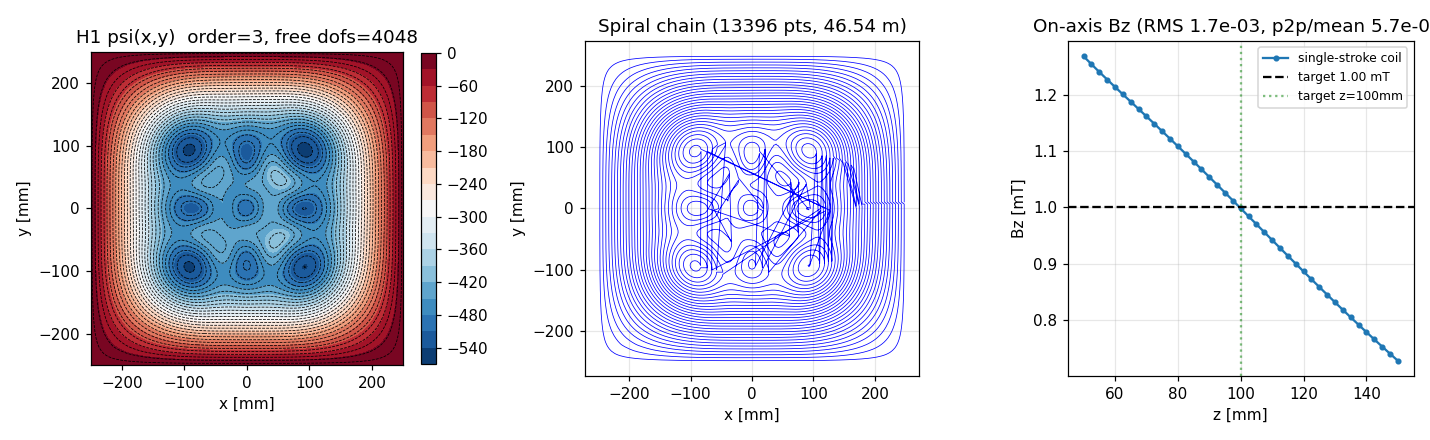

Write Python code to recreate this figure.
"""SF coil design with psi as direct H1 FE unknown on a surface mesh.

Same problem as demo_planar_uniform_coil.py (uniform Bz=B0 at z=h over a
square target region above a square source plane), but psi is now a
CONTINUOUS H1 GridFunction on a triangulated mesh of the source plane.

Why this matters:
  - psi lives in a true function space (H1) -- contour family deforms
    continuously under psi changes, no grid-spacing artefacts.
  - Essential BC psi=0 on the plane edge is built into the FES -> any
    contour automatically stays inside the plane (= manufacturable).
  - Optional Tikhonov H1-seminorm regularisation (--alpha A) controls
    smoothness vs accuracy.
  - Surface FES extends naturally to non-planar OCC surfaces (cylinder,
    sphere, conformal shielded geometry) by re-using the same code
    with a different mesh.
  - The Path-A compensated iteration should be smoother here than on
    the basis-loop demo because the level-set topology cannot jitter
    on a fixed mesh.

Pipeline:
  [1] 2D Netgen mesh of the source plane [-plane_half, plane_half]^2
  [2] H1(mesh, order=p, dirichlet="boundary") for psi
  [3] For each target j: assemble LinearForm L_j whose vector entries
      are A[j, i] = -mu0/(4*pi*r^3) * integral over mesh of
      grad(phi_i) . d_xy.  Stack into M x ndof matrix A.
  [4] Solve A . psi = B_target via SVD / Tikhonov-regularised lstsq.
  [5] Sample psi on a regular grid for marching-squares contour
      extraction; build single-stroke spiral (re-using the helpers
      from demo_planar_uniform_coil.py).
  [6][7] Field verification.

Reference for the SF-with-direct-FE-psi formulation: Liu, Hennig,
Korvink, "High-order-smooth discretised stream function coil design",
IEEE TM 48 (2012) 1179 -- they regularise via H2 seminorm; we offer
H1 here as a lighter knob.

Run: python demo_planar_uniform_fem_psi.py [--order 2] [--maxh 0.025]
                                            [--alpha 0.0] [--compensated-iter N]
"""
import argparse
import sys
import time
from pathlib import Path

import numpy as np

HERE = Path(__file__).resolve().parent
sys.path.insert(0, str(HERE.parents[1] / "src"))

from radia.biot_savart import h_segments_batch, MU0

# Re-use the planar contour extraction + spiral chain + field eval from
# the basis-loop demo; only psi solve differs.
from demo_planar_uniform_coil import (
    contour_polylines_xy, single_stroke_spiral_xy, chain_xy_to_3d,
    bz_at,
)

INV_4PI = 1.0 / (4.0 * np.pi)


def bz_fast(path, current, obs, chunk=4000):
    """Fully-vectorised Bz from a polyline (broadcast over segments x obs).

    ``bz_at`` (-> ``h_segments_batch``) loops over segments in Python (~6k
    iterations per call); a Gauss-Newton coil-distortion Jacobian calls the
    field 100x per iteration, so the Python loop is ~100x too slow.  This
    keeps only the z-component of H and broadcasts (segments x obs) in one
    NumPy expression, chunked over segments to cap transient memory.  Matches
    ``bz_at`` to machine precision.
    """
    path = np.asarray(path, float)
    p1, p2 = path[:-1], path[1:]
    dl = p2 - p1
    L = np.linalg.norm(dl, axis=1)
    ok = L > 1e-30
    el = np.zeros_like(dl)
    el[ok] = dl[ok] / L[ok, None]
    obs = np.asarray(obs, float)
    Bz = np.zeros(len(obs))
    for s in range(0, len(p1), chunk):
        e = el[s:s + chunk]
        a = p1[s:s + chunk]
        b = p2[s:s + chunk]
        r1 = obs[None, :, :] - a[:, None, :]    # (n, M, 3)
        r2 = obs[None, :, :] - b[:, None, :]
        cz = e[:, None, 0] * r1[:, :, 1] - e[:, None, 1] * r1[:, :, 0]
        cx = e[:, None, 1] * r1[:, :, 2] - e[:, None, 2] * r1[:, :, 1]
        cy = e[:, None, 2] * r1[:, :, 0] - e[:, None, 0] * r1[:, :, 2]
        d = np.sqrt(cx * cx + cy * cy + cz * cz)
        r1m = np.linalg.norm(r1, axis=2)
        r2m = np.linalg.norm(r2, axis=2)
        good = (d > 1e-30) & (r1m > 1e-30) & (r2m > 1e-30)
        dsafe = np.where(d > 0, d, 1.0)
        c1 = (r1 * e[:, None, :]).sum(axis=2) / np.where(r1m > 0, r1m, 1.0)
        c2 = (r2 * e[:, None, :]).sum(axis=2) / np.where(r2m > 0, r2m, 1.0)
        scale = np.where(good, current * INV_4PI / dsafe * (c1 - c2), 0.0)
        Bz += MU0 * (scale * (cz / dsafe)).sum(axis=0)
    return Bz


def build_fem_matrix(plane_half, maxh, order, dirichlet_bc, targets):
    """Mesh the plane and build M x ndof Biot-Savart matrix A.

    A[j, i] = Bz at targets[j] from psi = the i-th H1 basis function on
    the source plane (zero on the boundary).
    """
    import netgen.geom2d as g2d
    from ngsolve import (Mesh, H1, LinearForm, grad,
                          x as x_cf, y as y_cf, sqrt, dx, TaskManager)

    geo = g2d.SplineGeometry()
    geo.AddRectangle((-plane_half, -plane_half), (plane_half, plane_half),
                     bc=dirichlet_bc)
    ngmesh = geo.GenerateMesh(maxh=maxh)
    mesh = Mesh(ngmesh)
    fes = H1(mesh, order=order, dirichlet=dirichlet_bc)
    n_dof = fes.ndof
    n_free = int(sum(fes.FreeDofs()))
    print(f"  mesh: {mesh.ne} triangles, {mesh.nv} vertices, "
          f"H1 order={order}, ndof={n_dof}, free={n_free}")

    u, v = fes.TnT()
    M = len(targets)
    A = np.zeros((M, n_dof))
    mu0_4pi = 1.0e-7

    t0 = time.time()
    with TaskManager():
        for j, target in enumerate(targets):
            xt, yt, zt = float(target[0]), float(target[1]), float(target[2])
            dx_t = xt - x_cf
            dy_t = yt - y_cf
            r2 = dx_t * dx_t + dy_t * dy_t + zt * zt
            r3 = r2 * sqrt(r2)
            weight = -mu0_4pi / r3
            # Surface current K = z_hat x grad(psi) = (-d psi/dy, d psi/dx, 0)
            # Bz from K at target: (K x d_xy)_z = -grad(psi) . d_xy
            # Linear in psi -> weighted gradient integrated against test fn.
            L = LinearForm(fes)
            L += weight * (dx_t * grad(v)[0] + dy_t * grad(v)[1]) * dx
            L.Assemble()
            A[j, :] = L.vec.FV().NumPy()
    print(f"  matrix A: M={M} x ndof={n_dof}, assembled in {time.time()-t0:.2f} s")
    return A, fes, mesh, n_free


def build_h1_stiffness(fes, free_idx):
    """Assemble the H1 stiffness ``S = int grad u . grad v dA`` and
    return the dense free-DOF block ``S_free``."""
    from ngsolve import BilinearForm, grad, dx, TaskManager
    u, v = fes.TnT()
    a_stiff = BilinearForm(fes, symmetric=True)
    a_stiff += grad(u) * grad(v) * dx
    a_stiff += 1.0e-12 * u * v * dx       # tiny mass for SPD
    with TaskManager():
        a_stiff.Assemble()
    S = np.array(a_stiff.mat.ToDense())
    return S[np.ix_(free_idx, free_idx)]


def solve_tikhonov(A, B, fes, alpha=0.0, regularize="h1"):
    """Solve A . psi = B with one of three regularisation flavours.

    - regularize="l2" (alpha=0 default): min ||psi||_2 s.t. A psi = B
      via numpy lstsq.  Plain Euclidean min-norm; may have oscillations.
    - regularize="h1" (recommended): min ||grad psi||_S = psi^T S psi
      s.t. A psi = B exactly, where S is the H1 stiffness matrix.
      Lagrangian gives ``psi = S^-1 A^T (A S^-1 A^T)^-1 B`` -- the
      smoothest psi that hits the target.  No alpha to tune.
    - regularize="tikhonov" (alpha > 0): solve (A^T A + alpha S) psi
      = A^T B (the classical Tikhonov form).  Note: works only if
      alpha is below the smallest non-zero singular value squared of
      A_free (typically ~1e-13 for our scale); larger alpha makes the
      smoothness term dominate and the field fit collapses.
    """
    free = np.array(fes.FreeDofs())
    free_idx = np.where(free)[0]
    A_free = A[:, free_idx]
    if regularize == "l2" or (regularize == "tikhonov" and alpha <= 0):
        psi_free, _, rank, _ = np.linalg.lstsq(A_free, B, rcond=None)
    else:
        S_free = build_h1_stiffness(fes, free_idx)
        if regularize == "h1":
            # min psi^T S psi s.t. A_free psi = B
            S_inv_AT = np.linalg.solve(S_free, A_free.T)
            small_sys = A_free @ S_inv_AT
            lam = np.linalg.solve(small_sys, B)
            psi_free = S_inv_AT @ lam
        else:  # tikhonov
            lhs = A_free.T @ A_free + alpha * S_free
            rhs = A_free.T @ B
            psi_free = np.linalg.solve(lhs, rhs)
        rank = len(free_idx)
    psi = np.zeros(A.shape[1])
    psi[free_idx] = psi_free
    return psi, rank


# --------------------------------------------------------------------------
# Cached ACA+TSVD + regularised pseudo-inverse (Path-A inner solve)
# --------------------------------------------------------------------------
def build_regularized_cache(A, fes, regularize, alpha=0.0, aca_eps=1.0e-10,
                              verbose=False):
    """ACA+TSVD-factorise ``A_free`` and fold the regularisation stiffness.

    Returns the cached ``RegularizedTSVD`` plus the free-DOF index and
    the full-DOF length so subsequent solves can pad back to the full
    FES.  See ``radia.stream_function.RegularizedTSVD`` for the math.

    Supported ``regularize``:

      - ``"l2"``: S = identity -> reduces to standard min-Euclidean
        pseudo-inverse but ROUTED THROUGH the cache (same code path as
        h1, useful for Path-A timing comparisons).
      - ``"h1"``: S = int grad u . grad v dA (H1 seminorm + tiny mass).
      - ``"tikhonov"``: not folded into RegularizedTSVD (the AtA + alpha S
        normal-equations form has no clean (S^-1 V) factor) -- caller
        must drop back to ``solve_tikhonov`` for that mode.
    """
    from radia.stream_function import aca_tsvd, RegularizedTSVD
    free = np.array(fes.FreeDofs())
    free_idx = np.where(free)[0]
    A_free = A[:, free_idx]
    M_dim, N_dim = A_free.shape

    def entry(i, j):
        return float(A_free[i, j])

    t0 = time.time()
    res = aca_tsvd(M_dim, N_dim, entry, modes=M_dim,
                   kmax=min(M_dim, N_dim), aca_eps=aca_eps, method=3)
    t_aca = time.time() - t0

    if regularize == "l2":
        S_free = np.eye(N_dim)
    elif regularize == "h1":
        S_free = build_h1_stiffness(fes, free_idx)
    else:
        raise ValueError(
            f"regularize={regularize!r} not supported by RegularizedTSVD "
            f"cache; use solve_tikhonov directly")

    t0 = time.time()
    reg = RegularizedTSVD.from_stiffness(res, S_free)
    t_fold = time.time() - t0

    if verbose:
        print(f"     [cache] ACA+TSVD: rank={res.k_aca}/{res.modes}, "
              f"{t_aca*1000:.1f} ms")
        print(f"     [cache] S^-1 V + W_inv folded: {t_fold*1000:.1f} ms")

    return reg, free_idx, A.shape[1]


def solve_cached(reg, free_idx, n_full, B):
    """Pad the free-DOF cached solve back to full DOF (Dirichlet zero)."""
    psi_free = reg.solve(B)
    psi = np.zeros(n_full)
    psi[free_idx] = psi_free
    return psi


def sample_psi_grid(psi_vec, fes, mesh, plane_half, n_sample):
    """Sample a GridFunction psi on a regular grid for marching-squares."""
    from ngsolve import GridFunction
    gf = GridFunction(fes)
    gf.vec.FV().NumPy()[:] = psi_vec
    g = np.linspace(-plane_half, plane_half, n_sample)
    psi_grid = np.zeros((n_sample, n_sample))
    for k in range(n_sample):
        for l in range(n_sample):
            try:
                mp = mesh(g[k], g[l])
                psi_grid[k, l] = float(gf(mp))
            except Exception:
                psi_grid[k, l] = 0.0
    return psi_grid, g


# --------------------------------------------------------------------------
# Shim-loop compensation of the single-stroke residual (the iterative method
# that pushes the EASY-tier uniform-Bz single stroke into the ~100-200 ppm
# class).  Pipeline: high-order FE psi -> clean contours -> single stroke ->
# Path-A (re-solve FE, monotone) -> a FEW independent shim loops via LS-OMP.
# --------------------------------------------------------------------------
def make_plane_shim_loops(plane_half, n_grid, frac=0.92, size_factor=1.6):
    """A grid of square current loops on the source plane -- the shim
    correction basis.  ``size_factor`` scales each loop's half-side relative
    to half the grid spacing: 1.0 = touching, >1 = OVERLAPPING (bigger,
    stronger field at the target plane -> the LS-OMP shim currents stay
    small).  Tiny non-overlapping loops are weak at the DSV and force huge
    shim currents, so the default overlaps.  Returns (5, 3) closed loops at
    z = 0."""
    cg = np.linspace(-plane_half * frac, plane_half * frac, n_grid)
    half = (cg[1] - cg[0]) / 2.0 if n_grid > 1 else plane_half * frac
    s = half * size_factor
    loops = []
    for cx in cg:
        for cy in cg:
            loops.append(np.array([
                [cx - s, cy - s, 0.0], [cx + s, cy - s, 0.0],
                [cx + s, cy + s, 0.0], [cx - s, cy + s, 0.0],
                [cx - s, cy - s, 0.0]], dtype=float))
    return loops


def ls_omp_shim(A_fit, B_fit, B_chain_fit, k_max, mae_stop_ppm=0.0,
               max_current_ratio=None, I_w=1.0):
    """Order-Recursive / LS-OMP shim selection (monotone).

    Cancels the single-stroke residual ``r = B_fit - B_chain_fit`` with a few
    independent loops: at each step orthogonalise every candidate column
    against the current support, add the one whose normalised orthogonal
    residual reduction is largest, re-solve the whole-support least squares,
    repeat.

    Stopping (in priority order):
      - ``mae_stop_ppm`` > 0: stop once the fit-grid MAE (in ppm relative to
        the target) drops to it -- the design target.
      - ``max_current_ratio``: stop BEFORE the largest shim current exceeds
        this multiple of ``I_w`` (guards the overfit blow-up that happens
        when too many near-collinear loops are added).
      - else ``k_max`` loops.

    Returns ``(support, I_shim, mae_curve_ppm)``.
    """
    r0 = B_fit - B_chain_fit
    denom = float(np.sum(np.abs(B_fit))) + 1e-30
    support, I_S, mae_curve = [], np.zeros(0), []
    for _ in range(int(k_max)):
        resid = r0 - (A_fit[:, support] @ I_S if support else 0.0)
        if support:
            Q, _ = np.linalg.qr(A_fit[:, support])
            A_perp = A_fit - Q @ (Q.T @ A_fit)
        else:
            A_perp = A_fit
        score = np.abs(A_perp.T @ resid) / (np.linalg.norm(A_perp, axis=0)
                                            + 1e-30)
        if support:
            score[support] = -1.0
        cand = int(np.argmax(score))
        trial = support + [cand]
        I_trial, _, _, _ = np.linalg.lstsq(A_fit[:, trial], r0, rcond=None)
        # guard against the overfit current blow-up
        if (max_current_ratio is not None
                and float(np.max(np.abs(I_trial))) / (abs(I_w) + 1e-30)
                > max_current_ratio and support):
            break
        support, I_S = trial, I_trial
        mae = 1e6 * float(np.sum(np.abs(r0 - A_fit[:, support] @ I_S))) / denom
        mae_curve.append(mae)
        if mae_stop_ppm > 0.0 and mae <= mae_stop_ppm:
            break
    return support, I_S, mae_curve


def coil_distort_3d(path0, fit_obs, B_fit, eval_obs, B_eval, plane_half,
                    comps=(0, 1, 2), n_grid=6, n_iter=8, lam_disp_rel=0.3,
                    step=0.8, fd=1.0e-4):
    """Single-current "sheet-metal" (bankin-ho) coil distortion.

    The separate-feed LS-OMP shim (``ls_omp_shim``) cancels the single-stroke
    residual by adding INDEPENDENT loops with their own currents.  This
    routine instead keeps ONE series current and the stream-function contour
    LEVELS fixed, and BENDS the manufactured single-stroke wire ``path0`` with
    a smooth low-dimensional deformation field

        d(x, y) -> (delta_x, delta_y, delta_z)   (an ``n_grid x n_grid``
        bilinear control grid per active component -- the discrete realisation
        of an NGSolve VectorH1 mesh deformation)

    to minimise the Bz error over the DSV.  Gauss-Newton with a displacement
    penalty RELATIVE to ``mean(diag(JtJ))`` keeps the bend manufacturable:

        ``lam_disp_rel`` large  -> small bends (conservative, 3D-printable)
        ``lam_disp_rel`` small  -> aggressive bends, lower MAE

    ``comps`` selects the deformed axes: ``(0, 1, 2)`` = full sheet-metal,
    ``(2,)`` = pure out-of-plane bend, ``(0, 1)`` = in-plane reroute only.
    The series current is re-fit (optimal single current) at every step.

    Returns ``(path_best, I_w_best, mae0_ppm, mae_best_ppm, max_disp_mm,
    mae_curve_ppm)``.
    """
    comps = tuple(comps)
    cg = np.linspace(-plane_half, plane_half, n_grid)
    hc = cg[1] - cg[0] if n_grid > 1 else 2 * plane_half
    nc = n_grid * n_grid
    ndof = nc * len(comps)

    def interp(C, xy):
        x, y = xy[:, 0], xy[:, 1]
        fx = np.clip((x - cg[0]) / hc, 0, n_grid - 1.001)
        fy = np.clip((y - cg[0]) / hc, 0, n_grid - 1.001)
        i = fx.astype(int)
        j = fy.astype(int)
        a = fx - i
        b = fy - j
        return (C[i, j] * (1 - a) * (1 - b) + C[i + 1, j] * a * (1 - b)
                + C[i, j + 1] * (1 - a) * b + C[i + 1, j + 1] * a * b)

    def deform(dofs):
        w = path0.copy()
        xy = path0[:, :2]
        for k, ax in enumerate(comps):
            w[:, ax] += interp(dofs[k * nc:(k + 1) * nc].reshape(n_grid,
                                                                 n_grid), xy)
        return w

    def fit_Iw_from(Bu):
        d = float(np.dot(Bu, Bu))
        return float(np.dot(Bu, B_fit) / d) if d > 0 else 0.0

    def fit_Iw(w):
        return fit_Iw_from(bz_fast(w, 1.0, fit_obs))

    den_e = float(np.sum(np.abs(B_eval))) + 1e-30

    def mae_eval(w, Iw):
        return 1e6 * float(np.sum(np.abs(Iw * bz_fast(w, 1.0, eval_obs)
                                          - B_eval))) / den_e

    Iw0 = fit_Iw(path0)
    mae0 = mae_eval(path0, Iw0)
    dofs = np.zeros(ndof)
    best = (mae0, path0.copy(), Iw0, 0.0)
    mae_curve = [mae0]
    for _ in range(int(n_iter)):
        w = deform(dofs)
        Iw = fit_Iw(w)
        base = Iw * bz_fast(w, 1.0, fit_obs)
        r = B_fit - base
        J = np.empty((len(fit_obs), ndof))
        for dd in range(ndof):
            d2 = dofs.copy()
            d2[dd] += fd
            Bu = bz_fast(deform(d2), 1.0, fit_obs)   # one field eval per DOF
            J[:, dd] = (fit_Iw_from(Bu) * Bu - base) / fd
        JTJ = J.T @ J
        md = float(np.mean(np.diag(JTJ))) + 1e-30
        lam = 0.03 * md                       # LM step damping
        lam_disp = lam_disp_rel * md          # displacement penalty
        step_dofs = np.linalg.solve(
            JTJ + (lam + lam_disp) * np.eye(ndof),
            J.T @ r - lam_disp * dofs)
        dofs = dofs + step * step_dofs
        w = deform(dofs)
        Iw = fit_Iw(w)
        m = mae_eval(w, Iw)
        mae_curve.append(m)
        max_disp = float(np.max(np.abs(dofs))) * 1e3
        if m < best[0]:
            best = (m, w.copy(), Iw, max_disp)
    mae_best, path_best, Iw_best, disp_best = best
    return path_best, Iw_best, mae0, mae_best, disp_best, mae_curve


def main():
    ap = argparse.ArgumentParser()
    ap.add_argument("--plane-half", type=float, default=0.25)
    ap.add_argument("--maxh", type=float, default=0.025,
                    help="max triangle edge length on the source plane [m]")
    ap.add_argument("--order", type=int, default=2,
                    help="H1 polynomial order on the source plane")
    ap.add_argument("--regularize", choices=["l2", "h1", "tikhonov"],
                    default="h1",
                    help="psi regularisation: l2 = numpy min Euclidean norm "
                         "(may oscillate); h1 (default) = smoothest psi "
                         "exactly hitting B; tikhonov = mixed (alpha req)")
    ap.add_argument("--alpha", type=float, default=0.0,
                    help="Tikhonov mix weight (only used with "
                         "--regularize tikhonov)")
    ap.add_argument("--target-half", type=float, default=0.05)
    ap.add_argument("--target-z", type=float, default=0.10)
    ap.add_argument("--n-target", type=int, default=5)
    ap.add_argument("--B0", type=float, default=1.0e-3)
    ap.add_argument("--n-sample", type=int, default=81,
                    help="sample grid for psi (n_sample x n_sample)")
    ap.add_argument("--nlevels", type=int, default=12)
    ap.add_argument("--compensated-iter", type=int, default=0,
                    help="Path-A compensated iteration count")
    ap.add_argument("--compensated-step", type=float, default=1.0)
    # shim-loop compensation + honest dense-grid ppm evaluation
    ap.add_argument("--shim-loops", type=int, default=0,
                    help="after the single stroke (+ Path-A), add up to this "
                         "many independent shim correction loops via LS-OMP "
                         "to drive the residual into the ~100-200 ppm class. "
                         "0 = off.")
    ap.add_argument("--shim-tol-ppm", type=float, default=0.0,
                    help="stop adding shim loops once the dense-grid MAE drops "
                         "to this many ppm (e.g. 200). 0 = use --shim-loops.")
    ap.add_argument("--shim-grid", type=int, default=15,
                    help="shim-loop basis = shim_grid x shim_grid small square "
                         "loops tiling the source plane")
    ap.add_argument("--eval-n", type=int, default=21,
                    help="dense eval grid (eval_n x eval_n over the target "
                         "patch) for HONEST ppm reporting (the n_target grid "
                         "is the fit grid and over-reports accuracy)")
    # single-current "sheet-metal" (bankin-ho) coil distortion -- an ALTERNATIVE
    # to --shim-loops that keeps ONE series current (no extra feeds) and bends
    # the manufactured wire to cancel the single-stroke residual.
    ap.add_argument("--distort", action="store_true",
                    help="bend the single-stroke wire with a smooth 3D "
                         "deformation field (ONE current, contour levels "
                         "fixed) to cancel the single-stroke residual -- the "
                         "single-current alternative to separate-feed shims")
    ap.add_argument("--distort-comps", choices=["xyz", "xy", "z"],
                    default="xyz",
                    help="deformed axes: xyz = full sheet-metal (best), "
                         "z = pure out-of-plane bend, xy = in-plane reroute")
    ap.add_argument("--distort-grid", type=int, default=6,
                    help="deformation control grid (distort_grid x "
                         "distort_grid bilinear field per active component)")
    ap.add_argument("--distort-iter", type=int, default=10,
                    help="Gauss-Newton iterations for the distortion")
    ap.add_argument("--distort-penalty", type=float, default=0.3,
                    help="displacement penalty (relative to mean diag(JtJ)): "
                         "larger = smaller bends (3D-printable), smaller = "
                         "more aggressive bends + lower MAE. On the default "
                         "benchmark (flat ~12k ppm): 1.0 -> ~17mm/2000ppm, "
                         "0.3 -> ~24mm/1000ppm, 0.1 -> ~29mm/600ppm")
    ap.add_argument("--distort-fit-n", type=int, default=9,
                    help="distortion fit grid (distort_fit_n^2 obs); the "
                         "displacement penalty regularises the underdetermined "
                         "fit so a modest grid is fine and ~10x faster than a "
                         "dense one")
    args = ap.parse_args()

    print("=== SF -> planar uniform-Bz coil (H1 FE psi) ===")

    gt = np.linspace(-args.target_half, args.target_half, args.n_target)
    Xt, Yt = np.meshgrid(gt, gt, indexing="ij")
    targets = np.column_stack([Xt.ravel(), Yt.ravel(),
                                args.target_z * np.ones(Xt.size)])
    M = targets.shape[0]
    B_target = args.B0 * np.ones(M)

    print(f"[1] target: {M} obs at z={args.target_z*1e3:.0f}mm, "
          f"square half={args.target_half*1e3:.0f}mm, B0={args.B0*1e3:.2f} mT")

    A, fes, mesh, n_free = build_fem_matrix(
        args.plane_half, args.maxh, args.order, "boundary", targets)

    # Path-A iteration RE-USES the inner solve k times; for {l2, h1} we
    # build a RegularizedTSVD cache (ACA+TSVD factorisation + S^-1 V +
    # W_inv all precomputed) so each iter costs only O(k * (M + N)).
    use_cached = (args.compensated_iter > 0
                  and args.regularize in ("l2", "h1"))
    if use_cached:
        print(f"[2a] building RegularizedTSVD cache (regularize={args.regularize})")
        reg, free_idx, n_full = build_regularized_cache(
            A, fes, args.regularize, aca_eps=1.0e-10, verbose=True)
        psi_vec = solve_cached(reg, free_idx, n_full, B_target)
        rank = reg.base.modes
    else:
        psi_vec, rank = solve_tikhonov(A, B_target, fes, alpha=args.alpha,
                                        regularize=args.regularize)
        reg = None
        free_idx = None
        n_full = A.shape[1]
    A_psi = A @ psi_vec
    cont_res = float(np.linalg.norm(A_psi - B_target) /
                     (np.linalg.norm(B_target) + 1e-30))
    print(f"[2] continuous SF: ||A psi - B0||/||B0|| = {cont_res:.3e}"
          f" (alpha={args.alpha:.2g}, free-dof rank used={rank})")

    psi_grid, g_sample = sample_psi_grid(
        psi_vec, fes, mesh, args.plane_half, args.n_sample)

    polylines, dI = contour_polylines_xy(psi_grid, g_sample, g_sample,
                                          args.nlevels)
    n_wire = len(polylines)
    if n_wire == 0:
        print("[3] no contours; aborting")
        return
    print(f"[3] contours: {n_wire} closed curves, dI = {dI:.4g}")

    # ------- [3a] Path-A compensated iteration on the FE psi -----------
    if args.compensated_iter > 0:
        cache_tag = "cached" if use_cached else "direct"
        print(f"[3a] Path-A compensated iteration "
              f"({args.compensated_iter} iters, step={args.compensated_step},"
              f" inner={cache_tag})")
        best_psi = psi_vec.copy()
        best_polylines = polylines
        best_res_norm = float("inf")
        t_iter_sum = 0.0
        for it in range(args.compensated_iter):
            chain_it = single_stroke_spiral_xy(polylines)
            path_it = chain_xy_to_3d(chain_it)
            Bz_unit_it = bz_at(path_it, 1.0, targets)
            denom_it = float(np.dot(Bz_unit_it, Bz_unit_it))
            I_w_it = float(np.dot(Bz_unit_it, B_target) / denom_it) \
                if denom_it > 0 else 0.0
            residual = B_target - I_w_it * Bz_unit_it
            res_norm = float(np.linalg.norm(residual) /
                             (np.linalg.norm(B_target) + 1e-30))
            tag = ""
            if res_norm < best_res_norm:
                best_res_norm = res_norm
                best_psi = psi_vec.copy()
                best_polylines = polylines
                tag = " <-- best"
            print(f"     iter {it+1}: I_w = {I_w_it:.3e},"
                  f" residual = {res_norm:.3e}{tag}")
            t_inner0 = time.time()
            if use_cached:
                delta_psi = solve_cached(reg, free_idx, n_full, residual)
            else:
                delta_psi, _ = solve_tikhonov(A, residual, fes,
                                               alpha=args.alpha,
                                               regularize=args.regularize)
            t_iter_sum += time.time() - t_inner0
            psi_vec = psi_vec + args.compensated_step * delta_psi
            psi_grid, g_sample = sample_psi_grid(
                psi_vec, fes, mesh, args.plane_half, args.n_sample)
            polylines, dI = contour_polylines_xy(
                psi_grid, g_sample, g_sample, args.nlevels)
            if not polylines:
                print("     iter aborted: psi became flat")
                break
        psi_vec = best_psi
        polylines = best_polylines
        psi_grid, g_sample = sample_psi_grid(
            psi_vec, fes, mesh, args.plane_half, args.n_sample)
        n_done = max(1, it + 1)
        print(f"     final: best residual = {best_res_norm:.3e}, "
              f"inner-solve mean = {t_iter_sum / n_done * 1000:.2f} ms/iter")

    # ------- [4] single-stroke spiral ----------------------------------
    chain_xy = single_stroke_spiral_xy(polylines)
    path = chain_xy_to_3d(chain_xy)
    seg_lens = np.linalg.norm(np.diff(path, axis=0), axis=1)
    length = float(seg_lens.sum())
    print(f"[4] spiral chain: {len(path)} pts, {len(path)-1} segs,"
          f" length = {length:.3f} m")

    # ------- [6][7] field eval over target plane and on-axis ----------
    Bz_unit = bz_at(path, 1.0, targets)
    denom = float(np.dot(Bz_unit, Bz_unit))
    I_w = float(np.dot(Bz_unit, B_target) / denom) if denom > 0 else 0.0
    Bz_dsv = I_w * Bz_unit
    rms = float(np.linalg.norm(Bz_dsv - B_target) /
                (np.linalg.norm(B_target) + 1e-30))
    Bz_mean = float(np.mean(Bz_dsv))
    p2p = (float(np.max(Bz_dsv)) - float(np.min(Bz_dsv))) / (abs(Bz_mean) + 1e-30)
    print(f"[6] best-fit single current I_w = {I_w:.4g} A,"
          f" target-plane RMS = {rms:.3e}")
    print(f"    Bz over target: mean = {Bz_mean:.3e} T,"
          f" peak-to-peak / mean = {p2p:.3e}")
    print(f"    (target B0 = {args.B0:.3e} T)")

    zv = np.linspace(0.5 * args.target_z, 1.5 * args.target_z, 41)
    obs_axis = np.column_stack([np.zeros_like(zv), np.zeros_like(zv), zv])
    Bz_axis = bz_at(path, I_w, obs_axis)
    print(f"[7] on-axis Bz at z={args.target_z*1e3:.0f}mm: {Bz_axis[20]:.3e} T")

    # ------- [8] HONEST dense-grid evaluation + shim-loop compensation ----
    # The [6] RMS is on the n_target FIT grid (over-reports -- the SF solve is
    # massively underdetermined and over-fits those points).  Evaluate the
    # single-stroke field on a DENSE eval grid for the true degradation, and
    # optionally compensate the residual with a few LS-OMP shim loops.
    ge = np.linspace(-args.target_half, args.target_half, args.eval_n)
    Xe, Ye = np.meshgrid(ge, ge, indexing="ij")
    eval_obs = np.column_stack([Xe.ravel(), Ye.ravel(),
                                args.target_z * np.ones(Xe.size)])
    B_eval = args.B0 * np.ones(eval_obs.shape[0])

    def mae_ppm(field):
        return 1e6 * float(np.sum(np.abs(field - B_eval))
                           / (np.sum(np.abs(B_eval)) + 1e-30))

    Bz_eval = I_w * bz_at(path, 1.0, eval_obs)
    mae0 = mae_ppm(Bz_eval)
    print(f"[8] HONEST eval ({args.eval_n}x{args.eval_n} dense grid):"
          f" single-stroke MAE = {mae0:.0f} ppm  (fit-grid RMS {rms*1e3:.1f} mppm"
          f" over-reports)")

    if args.shim_loops > 0 or args.shim_tol_ppm > 0.0:
        # fit shims on a moderately dense grid (between fit and eval), then
        # report on the dense eval grid (no overfit illusion).
        gf = np.linspace(-args.target_half, args.target_half,
                         max(11, args.eval_n - 6))
        Xf, Yf = np.meshgrid(gf, gf, indexing="ij")
        fit_obs = np.column_stack([Xf.ravel(), Yf.ravel(),
                                   args.target_z * np.ones(Xf.size)])
        B_fit = args.B0 * np.ones(fit_obs.shape[0])
        loops = make_plane_shim_loops(args.plane_half, args.shim_grid)
        A_fit = np.column_stack([bz_at(lp, 1.0, fit_obs) for lp in loops])
        A_eval = np.column_stack([bz_at(lp, 1.0, eval_obs) for lp in loops])
        B_chain_fit = I_w * bz_at(path, 1.0, fit_obs)
        # cap k_max generously; the real stop is the ppm target or the
        # current-blow-up guard (keep shim currents <= 10x I_w).
        k_max = args.shim_loops if args.shim_loops > 0 else 40
        support, I_shim, mae_curve = ls_omp_shim(
            A_fit, B_fit, B_chain_fit, k_max,
            mae_stop_ppm=args.shim_tol_ppm, max_current_ratio=10.0, I_w=I_w)
        Bz_eval_corr = Bz_eval + A_eval[:, support] @ I_shim
        stop = (f" (stopped at <= {args.shim_tol_ppm:.0f} ppm)"
                if args.shim_tol_ppm > 0 else "")
        print(f"    + {len(support)} LS-OMP shim loops"
              f" ({len(support)+1} total current feeds){stop}:"
              f" eval MAE = {mae0:.0f} -> {mae_ppm(Bz_eval_corr):.0f} ppm"
              f"  (shim |I|/I_w max = "
              f"{np.max(np.abs(I_shim))/(abs(I_w)+1e-30):.2f})")
        # convergence curve (fit-grid MAE per added shim)
        marks = sorted(set([0, 1, 4, 9, len(mae_curve) - 1]))
        pts = ", ".join(f"+{m+1}:{mae_curve[m]:.0f}p"
                        for m in marks if 0 <= m < len(mae_curve))
        print(f"    shim convergence (fit MAE): {pts}")

    # ------- [9] single-current sheet-metal coil distortion -------------
    # The ALTERNATIVE to [8]'s separate-feed shims: keep ONE series current
    # and the contour LEVELS fixed, BEND the manufactured wire (NGSolve-style
    # mesh deformation) to cancel the single-stroke residual.  One feed,
    # 3D-printable.
    distorted_path = None
    if args.distort:
        # fit on a modest grid (the displacement penalty + coarse control grid
        # regularise the underdetermined fit; the honest dense eval grid is
        # what's tracked for "best"); report on the dense eval grid.
        gd = np.linspace(-args.target_half, args.target_half, args.distort_fit_n)
        Xd, Yd = np.meshgrid(gd, gd, indexing="ij")
        distort_fit_obs = np.column_stack([Xd.ravel(), Yd.ravel(),
                                           args.target_z * np.ones(Xd.size)])
        distort_B_fit = args.B0 * np.ones(distort_fit_obs.shape[0])
        comps = {"xyz": (0, 1, 2), "xy": (0, 1), "z": (2,)}[args.distort_comps]
        (distorted_path, I_w_d, mae0_d, mae_best_d, max_disp_mm,
         mae_curve_d) = coil_distort_3d(
            path, distort_fit_obs, distort_B_fit, eval_obs, B_eval,
            args.plane_half, comps=comps, n_grid=args.distort_grid,
            n_iter=args.distort_iter, lam_disp_rel=args.distort_penalty)
        print(f"[9] sheet-metal coil distortion ({args.distort_comps}, "
              f"1 current, {args.distort_grid}x{args.distort_grid} ctrl grid, "
              f"penalty={args.distort_penalty:g}):")
        print(f"    eval MAE = {mae0_d:.0f} -> {mae_best_d:.0f} ppm"
              f"  (SINGLE current I_w = {I_w_d:.4g} A, no extra feeds;"
              f" max bend = {max_disp_mm:.1f} mm)")
        marks = sorted(set([0, 1, 2, len(mae_curve_d) // 2,
                            len(mae_curve_d) - 1]))
        pts = ", ".join(f"it{m}:{mae_curve_d[m]:.0f}p"
                        for m in marks if 0 <= m < len(mae_curve_d))
        print(f"    distortion convergence (eval MAE): {pts}")

    # ------- plot -------------------------------------------------------
    try:
        import matplotlib
        matplotlib.use("Agg")
        import matplotlib.pyplot as plt
        fig = plt.figure(figsize=(13, 4))
        ax1 = fig.add_subplot(1, 3, 1)
        cf = ax1.contourf(g_sample * 1e3, g_sample * 1e3, psi_grid.T,
                          levels=20, cmap="RdBu_r")
        lo, hi = psi_grid.min(), psi_grid.max()
        if hi > lo:
            lv = lo + (np.arange(args.nlevels) + 0.5) * (hi - lo) / args.nlevels
            ax1.contour(g_sample * 1e3, g_sample * 1e3, psi_grid.T,
                        levels=lv, colors="k", linewidths=0.5)
        ax1.set_title(f"H1 psi(x,y)  order={args.order}, free dofs={n_free}")
        ax1.set_xlabel("x [mm]"); ax1.set_ylabel("y [mm]")
        ax1.set_aspect("equal")
        fig.colorbar(cf, ax=ax1, fraction=0.045)

        ax2 = fig.add_subplot(1, 3, 2)
        if distorted_path is not None:
            # draw the distorted wire as ONE CONTINUOUS LINE coloured by z.
            # It is still a SINGLE STROKE -- the deformation only displaces
            # vertices, never splits the path; the green/black markers are the
            # two terminals (current enters at one, exits at the other, spiral
            # through every loop via the radial rungs).  Colour = the
            # out-of-plane sheet-metal bend.
            from matplotlib.collections import LineCollection
            P = distorted_path
            pts = (P[:, :2] * 1e3).reshape(-1, 1, 2)
            segs = np.concatenate([pts[:-1], pts[1:]], axis=1)
            zc = P[:, 2] * 1e3
            lc = LineCollection(segs, cmap="coolwarm", linewidths=0.7)
            lc.set_array(0.5 * (zc[:-1] + zc[1:]))
            ax2.add_collection(lc)
            ax2.plot(P[0, 0] * 1e3, P[0, 1] * 1e3, "go", ms=6,
                     label="terminal (in)")
            ax2.plot(P[-1, 0] * 1e3, P[-1, 1] * 1e3, "ks", ms=6,
                     label="terminal (out)")
            lim = args.plane_half * 1.05e3
            ax2.set_xlim(-lim, lim); ax2.set_ylim(-lim, lim)
            fig.colorbar(lc, ax=ax2, fraction=0.045, label="bend z [mm]")
            zmax = float(np.max(np.abs(P[:, 2]))) * 1e3
            ax2.set_title(f"Distorted single-stroke wire (1 current, "
                          f"max |z| {zmax:.0f} mm)")
            ax2.legend(loc="upper right", fontsize=7)
        else:
            ax2.plot(path[:, 0] * 1e3, path[:, 1] * 1e3, "b-", lw=0.5)
            ax2.set_title(f"Spiral chain ({len(path)} pts, {length:.2f} m)")
        ax2.set_xlabel("x [mm]"); ax2.set_ylabel("y [mm]")
        ax2.set_aspect("equal")
        ax2.grid(alpha=0.3)

        ax3 = fig.add_subplot(1, 3, 3)
        ax3.plot(zv * 1e3, Bz_axis * 1e3, "o-", ms=3, label="single-stroke coil")
        ax3.axhline(args.B0 * 1e3, color="k", ls="--",
                    label=f"target {args.B0*1e3:.2f} mT")
        ax3.axvline(args.target_z * 1e3, color="g", ls=":",
                    alpha=0.5, label=f"target z={args.target_z*1e3:.0f}mm")
        ax3.set_xlabel("z [mm]"); ax3.set_ylabel("Bz [mT]")
        ax3.set_title(f"On-axis Bz (RMS {rms:.1e}, p2p/mean {p2p:.1e})")
        ax3.legend(loc="best", fontsize=8); ax3.grid(alpha=0.3)

        out = HERE / "demo_planar_uniform_fem_psi.png"
        fig.tight_layout()
        fig.savefig(out, dpi=110)
        print(f"Saved plot: {out.name}")
    except ImportError:
        print("(matplotlib not installed; skipped plot)")


if __name__ == "__main__":
    main()
